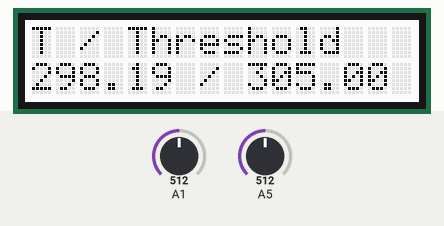
Bench run of a sketch on a simulated Arduino Uno, built with avr-gcc and run on an emulated ATmega328P. Shown: 16×2 character LCD. Inputs (shaded band) come from the test bench; at power-on: A5 = 512, A1 = 512. What the sketch prints to the serial monitor is not drawn.

Above: at 1.2 s.
1.3 s: A5 set to 587
At 2.8 s:
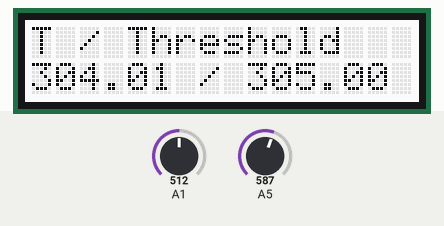
3.6 s: A5 set to 617
At 5.3 s:
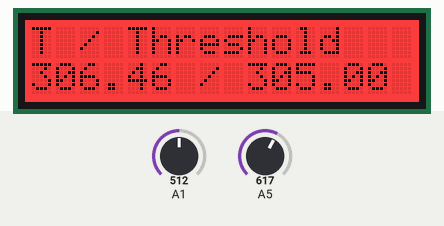
5.6 s: A1 set to 598
At 7.1 s:
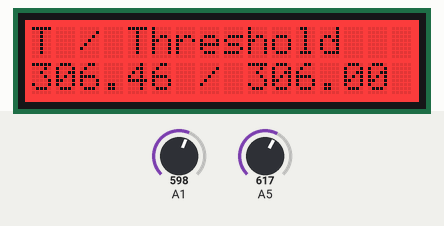
7.6 s: A1 set to 629
At 8.6 s:
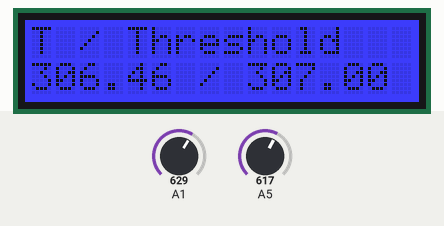
9.7 s: A5 set to 716
At 11.4 s:
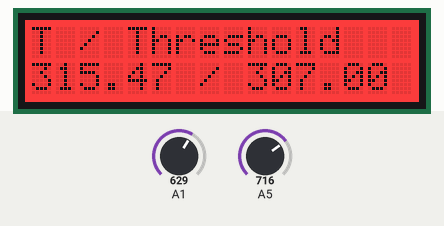
11.7 s: A1 set to 716
At 12.9 s:
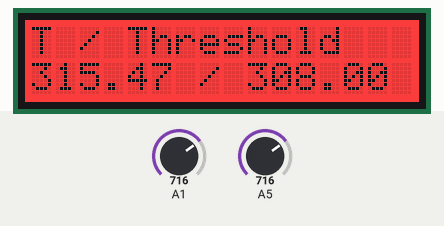
Timing chart, 0 to 14.7 s (numbered marks = the images above; inputs shaded):
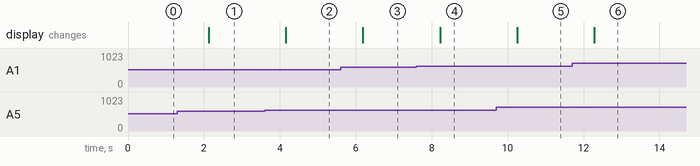

The sketch:

Thermistor_LCD_Thresholds.ino
```cpp
#include <Wire.h>
#include <rgb_lcd.h>
#include <math.h>

rgb_lcd lcd;
const float R2 = 100000;    // Resistance at T0 (in Ohm)
const float R0 = (1023/510 - 1)*R2;   //R1 at T0
const float B = 4600;       // B-value in [4250K, 4299K]
const float T0 = 298.15;    // Room temperature 25°C

float threshold;            // Threshold above which LCD turns red
float T_lower = 295;        // Lowest possible threshold in K (with potentiometer)
float T_upper = 315;        // Highest possible threshold in K (with potentiometer)
float V_meas;
float T;
float R;
bool state = 0;             // To save whether T above (1) Threshold or below (0)

void setup()
{
    lcd.begin(16,2);
    lcd.print("T / Threshold");
    Serial.begin(9600);
}

void loop()
{
    // Convert measured voltage to temperature using thermistor equation
    V_meas = analogRead(5);
    R = R0 * (1023.0 / V_meas - 1.0);
    T = 1/(log(R/R0)/B + 1/T0);

    // Converts angle of potentiometer to threshold temperature in [295K, 315K]
    threshold = analogRead(1);
    threshold = map(threshold, 0, 1023, T_lower, T_upper);

    // Output data
    lcd.setCursor(0,1);     // Reset LCD
    lcd.print(T);           // Print T and Threshold to LCD
    lcd.print(" / ");
    lcd.print(threshold);
    Serial.print(T);        // Print T and state to Serial
    Serial.print(" ");
    Serial.println(state);

    // Sets LCD to red if T above threshold
    if(T > threshold) {
      lcd.setRGB(255,0,0);
      state = 1;
    }

    // Resets LCD to blue if T falls below threshold again
    if(state == 1 and T < threshold){
      lcd.setRGB(0,0,255);
      state = 0;
    }

    // Wait 1s
    delay(1000);
}
```

Measured:
- the behaviour switches between 599 and 600 on A5 (found by bisection; images 1 and 2)
- the behaviour switches between 613 and 614 on A1 (found by bisection; images 3 and 4)
- after the input at 1.3 s, the display: changes after 0.82 s (image 1)
- after the input at 3.6 s, the display: changes after 0.56 s (image 2)
- after the input at 5.6 s, the display: changes after 0.59 s (image 3)
- after the input at 7.6 s, the display: changes after 0.62 s (image 4)
- after the input at 9.7 s, the display: changes after 0.56 s (image 5)
- after the input at 11.7 s, the display: changes after 0.59 s (image 6)
